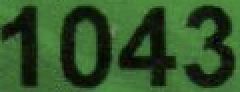
#> input picture images/1043b_0.png, 120 x 46 px (shown 2 times larger); its folder holds 4 pictures in this run
$ python change.py
#> lines starting #> are read from the running program, lines starting #| are printed output that depends on the picture
import cv2 as cv
import numpy as np
from matplotlib import pyplot as plt
import os

def local_threshold(name, image):
    blur = cv.GaussianBlur(image, (5, 5), 0)
    gray = cv.cvtColor(blur, cv.COLOR_RGB2GRAY)
    binary = cv.adaptiveThreshold(gray, 255, cv.ADAPTIVE_THRESH_GAUSSIAN_C, cv.THRESH_BINARY, 23, 6)
    #ret, binary = cv.threshold(gray, 150, 255, cv.THRESH_BINARY_INV)
    binary = cv.erode(binary, None)
    binary = cv.dilate(binary,None)
    cv.imwrite("images_out/" + elm, binary)

def canny(name, image):
    blur = cv.GaussianBlur(image, (5, 5), 0)
    gray = cv.cvtColor(blur, cv.COLOR_RGB2GRAY)
    canny = cv.Canny(gray, 30, 90)
    canny = cv.dilate(canny, None)
    cv.imwrite("images_out2/" + elm, canny)

def cut(count, name, image):
    size = image.shape
    eph = size[0]
    epw = int(size[1] / 4)
    for i in range(0,4):
        cv.imwrite("images_each/" + str(name[i]) + "_" + str(count[str(name[i])]) + ".png", image[0:eph, epw * i:epw * (i + 1)])
        count[str(name[i])] = count[str(name[i])] + 1;

list = os.listdir("images/")
num = {"0": 0, "1":0, "2":0, "3":0, "4":0, "5":0, "6":0, "7":0, "8":0, "9":0, "_":0}
for elm in list:
    cut(num, elm, cv.imread("images/" + elm))
#> in cut, `size = image.shape`: size = (46, 120, 3)
#> in cut, `eph = size[0]`: eph = 46
#> in cut, `epw = int(size[1] / 4)`: epw = 30
#> the loop in cut, `for i in range(0,4):` made 4 passes
#> pass 1, in cut, `cv.imwrite("images_each/" + str(name[i]) + "_" + str(count[str(name[i]..`:
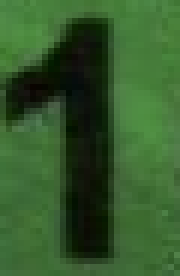
#> saved as 1_0.png: shape (46, 30, 3) (shown 6 times larger); mean B, G, R 43.5, 90.3, 52.5
#> pass 2, in cut, `cv.imwrite("images_each/" + str(name[i]) + "_" + str(count[str(name[i]..`:
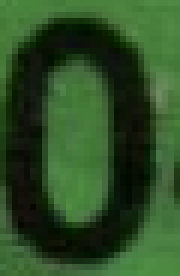
#> saved as 0_0.png: shape (46, 30, 3) (shown 6 times larger); mean B, G, R 36.9, 77, 44.9
#> after the loop in cut, `for i in range(0,4):`: count = 11 items
#> pass 2 of the loop `for elm in list:`:
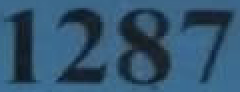
#> input picture images/1287b_0.png, 120 x 46 px (shown 2 times larger)
#> the loop in cut (call 2), `for i in range(0,4):` made 4 passes
#> pass 1, in cut (call 2), `cv.imwrite("images_each/" + str(name[i]) + "_" + str(count[str(name[i]..`:
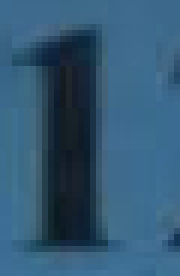
#> saved as 1_1.png: shape (46, 30, 3) (shown 6 times larger); mean B, G, R 116.8, 89, 51.1
#> pass 2, in cut (call 2), `cv.imwrite("images_each/" + str(name[i]) + "_" + str(count[str(name[i]..`:
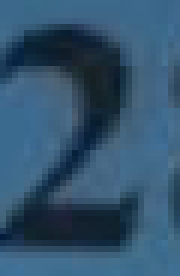
#> saved as 2_0.png: shape (46, 30, 3) (shown 6 times larger); mean B, G, R 109.8, 83.5, 50.5
#> pass 3 of the loop `for elm in list:`:
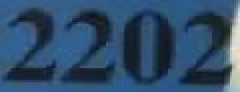
#> input picture images/2202a_0.png, 120 x 46 px (shown 2 times larger)
#> the loop in cut (call 3), `for i in range(0,4):` made 4 passes
#> pass 1, in cut (call 3), `cv.imwrite("images_each/" + str(name[i]) + "_" + str(count[str(name[i]..`:
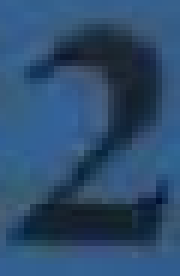
#> saved as 2_1.png: shape (46, 30, 3) (shown 6 times larger); mean B, G, R 110.7, 77.3, 45.6
#> pass 2, in cut (call 3), `cv.imwrite("images_each/" + str(name[i]) + "_" + str(count[str(name[i]..`:
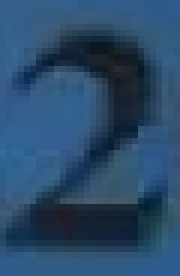
#> saved as 2_2.png: shape (46, 30, 3) (shown 6 times larger); mean B, G, R 106.7, 74.8, 42.1
#> the loop made 4 passes; the first 3 are shown

#> (the run stopped early here; a loop or call above may not have finished)
